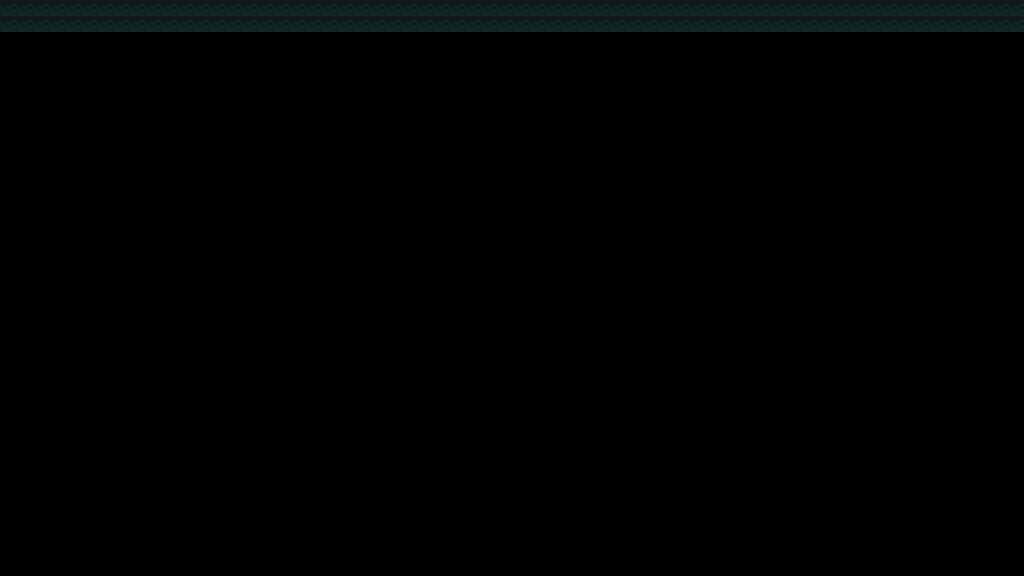

A level layout from a 2D game, rendered from its tile map. Below: a short description, then the map file with tile-grid data replaced by summaries:
An orthogonal 64x36 tile map with 16x16 px tiles, 2 tile layers (ground, collision).

<map version="1.10" tiledversion="1.10.2" orientation="orthogonal" renderorder="right-down" width="64" height="36" tilewidth="16" tileheight="16" infinite="0" nextlayerid="3" nextobjectid="1">
 <tileset firstgid="1" name="hunt-vale-do-fim-lateral" tilewidth="16" tileheight="16" tilecount="1" columns="1">
  <image source="hunt-vale-do-fim-lateral.png" width="1024" height="576" />
 </tileset>
 <layer id="1" name="ground" width="64" height="36">
  <data>[2304 cells, 0 non-empty, 0 distinct tile ids]</data>
 </layer>
 <layer id="2" name="collision" width="64" height="36">
  <data>[2304 cells, 128 non-empty, 1 distinct tile ids]</data>
 </layer>
</map>
